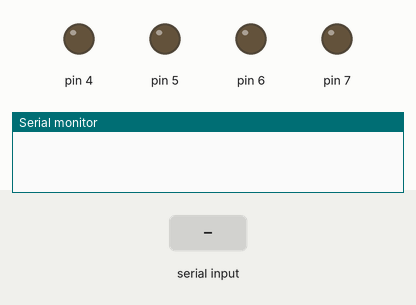
This sketch was run on a simulated Arduino Uno, built with avr-gcc and run on an emulated ATmega328P. Parts: output pins drawn as LEDs (lit = HIGH), the last lines printed to the serial monitor. The inputs (shaded band) are chosen by the test bench.

Above: at 1.2 s.
1.3 s: "B" received over Serial
At 2.5 s:
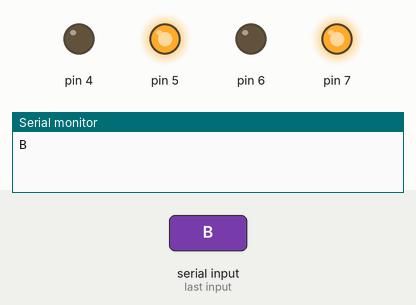
2.8 s: "F" received over Serial
At 3.6 s:
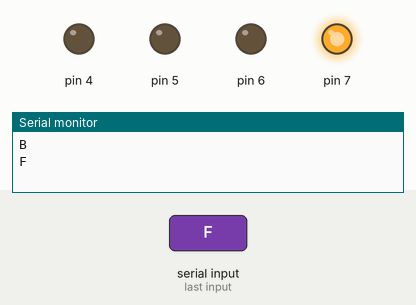
4.3 s: "R" received over Serial
At 4.8 s:
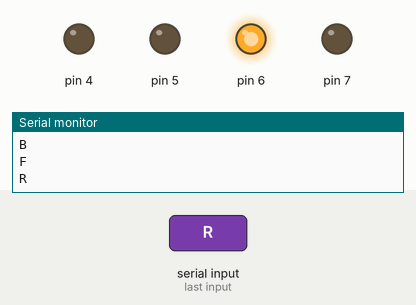
Timing chart, 0 to 7.3 s (numbered marks = the images above; inputs shaded):
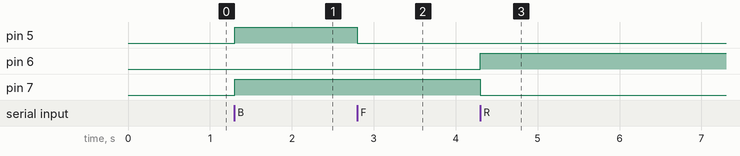

Measured:
- after the input at 1.3 s, pin 5, pin 7: LOW → HIGH at once
- after the input at 2.8 s, pin 5: HIGH → LOW at once
- after the input at 4.3 s, pin 6: LOW → HIGH at once; pin 7: HIGH → LOW at once

The sketch:

Source_code.ino
```cpp
char data; // Variable to store received data

void setup() {
  Serial.begin(9600); // Start serial communication at 9600 baud rate

  // Set motor control pins as output
  pinMode(7, OUTPUT);
  pinMode(6, OUTPUT);
  pinMode(5, OUTPUT);
  pinMode(4 , OUTPUT);

}

void loop() {
  if (Serial.available() > 0) {
    data = Serial.read(); // Read received data
    Serial.println(data);
    // Control motor movement based on received data
    switch (data) {
      case 'F': // Move Forward
        digitalWrite(3, HIGH);
        digitalWrite(5, LOW);
        // digitalWrite(6, HIGH);
        // digitalWrite(7, LOW);
        break;
      case 'B': // Move Backward
        digitalWrite(3, LOW);
        digitalWrite(5, HIGH);
        digitalWrite(6, LOW);
        digitalWrite(7, HIGH);
        break;
      case 'R': // Turn Left
        digitalWrite(7, LOW);
        digitalWrite(6, HIGH);
        digitalWrite(3, HIGH);
        digitalWrite(5, LOW);
        break;
      case 'L': // Turn Right
        digitalWrite(7, HIGH);
        digitalWrite(6, LOW);
        digitalWrite(5, LOW);
        digitalWrite(3, LOW);
        break;
      case 'S': // Stop
        digitalWrite(7, LOW);
        digitalWrite(6, LOW);
        digitalWrite(5, LOW);
        digitalWrite(3, LOW);
        break;
    }
  }
}
```
